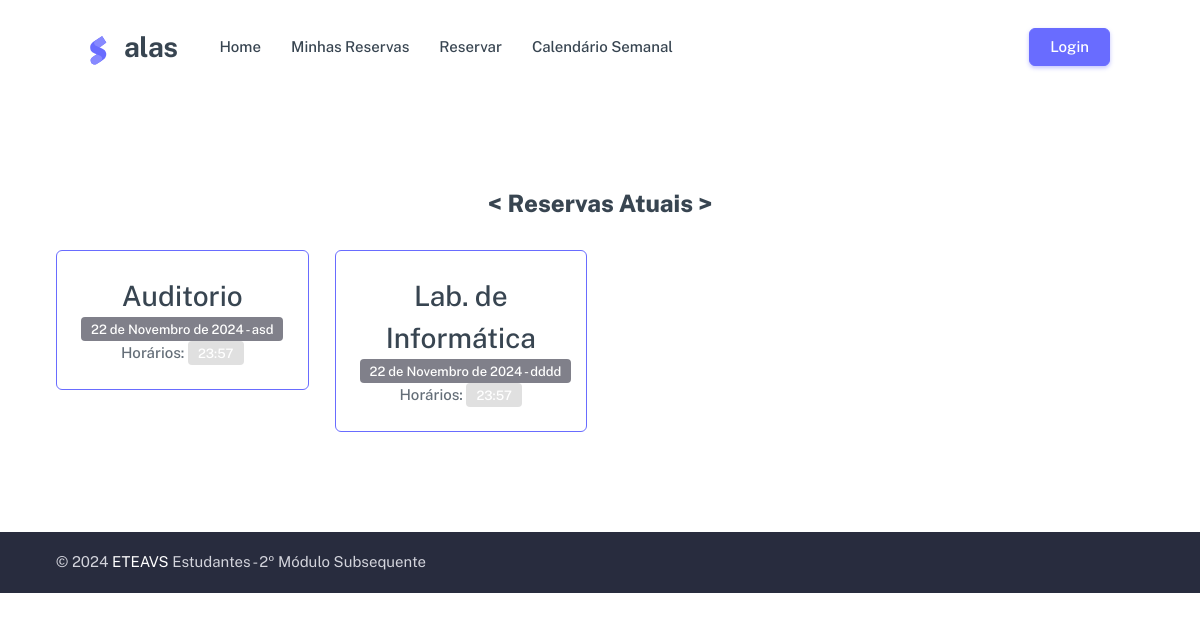
The page / on the database its author committed.
### reserva/models.py (models this page shows, shortened)
class Espaco(models.Model):
    nome = models.CharField(max_length=100)
    ativo = models.BooleanField(default=True)

class Reserva(models.Model):
    matricula = models.ForeignKey(Servidor, on_delete=models.CASCADE)
    espaco = models.ForeignKey(Espaco, on_delete=models.CASCADE)
    data = models.DateField()
    motivo = models.TextField(null=True, blank=True)
    turma = models.CharField(max_length=50, null=True, blank=True)
    data_hora_reserva = models.DateTimeField(auto_now_add=True)

class ReservarHorario(models.Model):
    reserva = models.ForeignKey(Reserva, on_delete=models.CASCADE, related_name='horarios')
    numero_aula = models.ForeignKey(Horario, on_delete=models.CASCADE)

class Horario(models.Model):
    numero_aula = models.PositiveBigIntegerField(unique=True)
    horario = models.TimeField()

### reserva/views.py (the view)
# urls.py: path('', views.index_view, name='index'),
def index_view(request):
    espacos = Espaco.objects.all()
    reservas_por_espaco = {}
    for espaco in espacos:
        reservas = Reserva.objects.filter(espaco=espaco).order_by('data')
        reservas_detalhadas = []
        for reserva in reservas:
            horarios = ReservarHorario.objects.filter(reserva=reserva).select_related('numero_aula')
            reservas_detalhadas.append({
                'reserva': reserva,
                'horarios': horarios
            })
        reservas_por_espaco[espaco] = reservas_detalhadas
    context = {
        'espacos': espacos,
        'reservas_por_espaco': reservas_por_espaco,
    }
    return render(request, 'index.html', context)

### reserva/templates/index.html (shortened to what this page needs)
{% load static %}
<!DOCTYPE html>
<html lang="pt-br" class="light-style layout-navbar-fixed layout-wide " dir="ltr" data-theme="theme-default" data-assets-path="../assets/" data-template="front-pages" data-style="light">
<head>
    <link rel="stylesheet" href="{% static 'assets/vendor/css/rtl/core.css' %}" class="template-customizer-core-css" />
    <link rel="stylesheet" href="{% static 'assets/vendor/css/rtl/theme-default.css' %}" class="template-customizer-theme-css" />
    <link rel="stylesheet" href="{% static 'assets/css/demo.css' %}" />
    <link rel="stylesheet" href="{% static 'assets/vendor/css/pages/front-page.css' %}" />
    <link rel="stylesheet" href="{% static 'assets/vendor/libs/nouislider/nouislider.css' %}" />
<link rel="stylesheet" href="{% static 'assets/vendor/libs/swiper/swiper.css' %}" />
<link rel="stylesheet" href="{% static 'assets/vendor/css/pages/front-page-landing.css' %}" />
</head>
<body>
<nav class="layout-navbar shadow-none py-0">
  <div class="container">
    <div class="navbar navbar-expand-lg landing-navbar px-3 px-md-8">
      <div class="navbar-brand app-brand demo d-flex py-0 me-4 me-xl-8">
        <a href="" class="app-brand-link">
          <span class="app-brand-logo demo">
            </span>
          <span class="app-brand-text demo menu-text fw-bold ms-2 ps-1">alas</span>
        </a>
      </div>
      <div class="collapse navbar-collapse landing-nav-menu" id="navbarSupportedContent">
        <ul class="navbar-nav me-auto">
          <li class="nav-item">
            <a class="nav-link fw-medium" aria-current="page" href="">Home</a>
          </li>
          <li class="nav-item">
            <a class="nav-link fw-medium" href="{% url 'minhas_reservas' %}">Minhas Reservas</a>
          </li>
          <li class="nav-item">
            <a class="nav-link fw-medium" href="reservar">Reservar</a>
          </li>
          <li class="nav-item">
            <a class="nav-link fw-medium" href="calendario-semanal">Calendário Semanal</a>
          </li>
        </ul>
      </div>
      <ul class="navbar-nav flex-row align-items-center ms-auto">
        <li>
          <a href="/login" class="btn btn-primary"><span class="d-none d-md-block">Login</span></a>
        </li>
      </ul>
    </div>
  </div>
</nav>
<div data-bs-spy="scroll" class="scrollspy-example">
  <section id="landingFunFacts" class="section-py landing-fun-facts">
    <div class="container">
      <div class="row gy-6" style="margin-top: 60px;">
          <h4 class="text-center mb-1">
              <span class="position-relative fw-extrabold z-1">&lt;</span>
              <span class="position-relative fw-extrabold z-1" style="width: 50%;"> Reservas Atuais </span>
              <span class="position-relative fw-extrabold z-1">&gt;</span>
          </h4>
          {% for espaco, reservas_detalhadas in reservas_por_espaco.items %}
          <div class="col-sm-6 col-lg-3">
              <div class="card border border-primary shadow-none">
                  <div class="card-body text-center">
                      <h3 class="mb-0">{{ espaco.nome }}</h3>
                      {% if reservas_detalhadas %}
                          {% for detalhe in reservas_detalhadas %}
                          <p class="fw-medium mb-0">
                              <span class="badge" style="background: #80808a;">
                                  {{ detalhe.reserva.data }} - {{ detalhe.reserva.turma }}
                              </span>
                              <br>
                              Horários:
                              {% for horario in detalhe.horarios %}
                                  <span class="badge" style="background: #e0e0e0;">
                                      {{ horario.numero_aula.horario }}
                                  </span>
                              {% endfor %}
                          </p>
                          {% endfor %}
                      {% else %}
                      <p class="fw-medium mb-0">Sem reservas</p>
                      {% endif %}
                  </div>
              </div>
          </div>
          {% endfor %}
      </div>
  </div>
  </section>
</div>
<footer class="landing-footer bg-body footer-text">
  <div class="footer-bottom py-3 py-md-5">
    <div class="container d-flex flex-wrap justify-content-between flex-md-row flex-column text-center text-md-start">
      <div class="mb-2 mb-md-0">
        <span class="footer-bottom-text">©
        </span>
        <a href="#" target="_blank" class="text-white">ETEAVS</a>
        <span class="footer-bottom-text"> Estudantes - 2º Módulo Subsequente</span>
      </div>
    </div>
  </div>
</footer>
</body>
</html>

### reserva/static/assets/css/demo.css (style rules this page uses)
.app-brand-logo.demo svg { width: 22px; height: 38px; }
.app-brand-text.demo { font-size: 1.75rem; letter-spacing: -0.5px; }

### rows shown on the page
Espaco: nome "Auditorio"
Reserva: reserva.data "22 de Novembro de 2024", reserva.turma "asd"
ReservarHorario: numero_aula.horario "23:57"
Espaco: nome "Lab. de Informática"
Reserva: reserva.data "22 de Novembro de 2024", reserva.turma "dddd"
ReservarHorario: numero_aula.horario "23:57"
